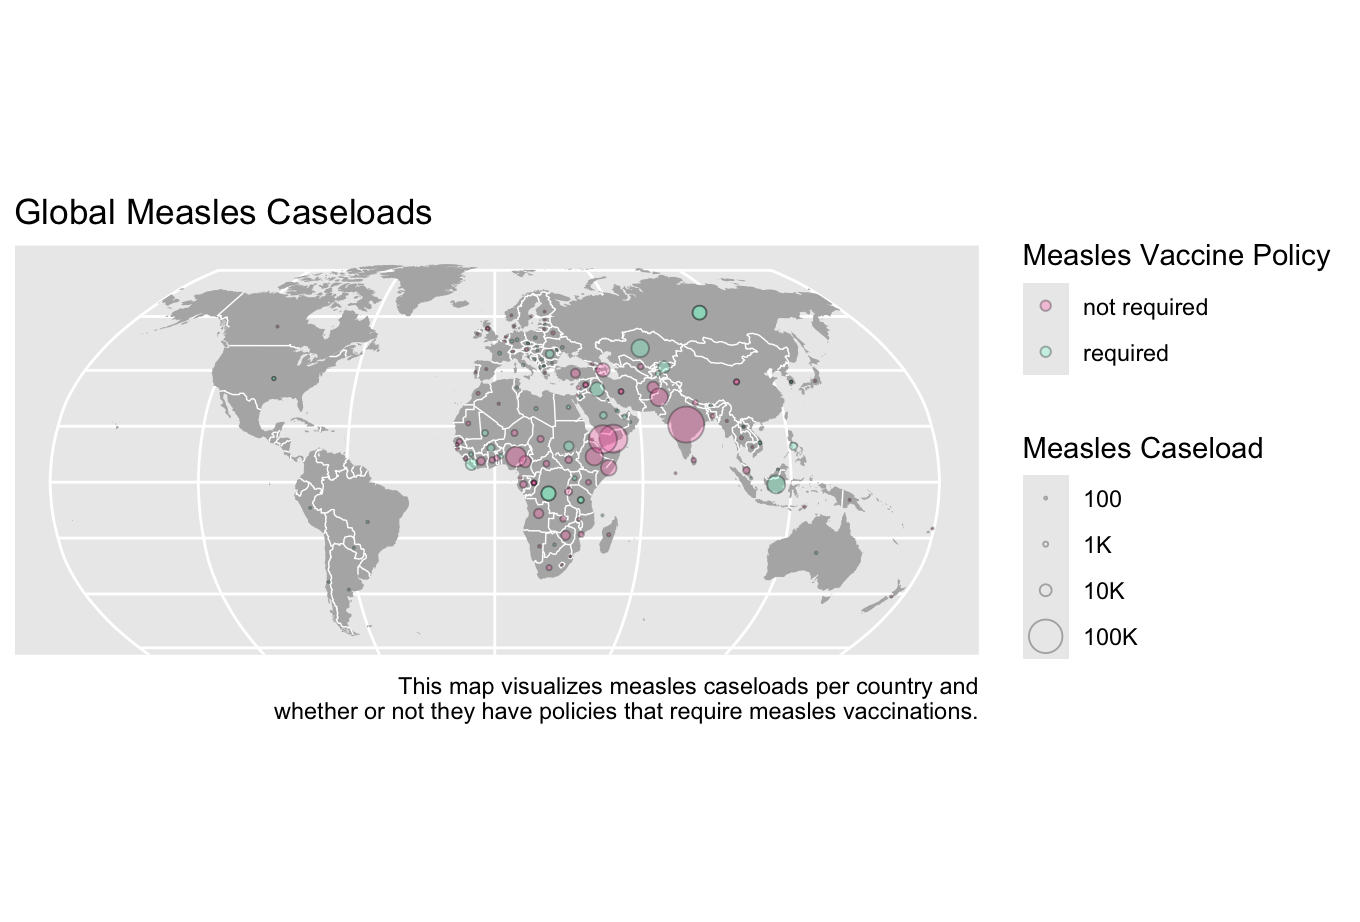

Write the R code that produced this figure.
#######################################################################
### Load required libraries ###########################################
#######################################################################

## if you don't already have readxl downloaded, start by running:
#install.packages("dplyr")
## The code above will install the package you need on your computer
## you only need to run it once, if you haven't downloaded the package before

## within any new R session, you need to load the libraries you need
library(dplyr)
library(scales)
library(forcats)
library(sf)
library(readr)

#######################################################################
### Read in course datasets ###########################################
#######################################################################

## borrowing from UNHCR online code here: https://dataviz.unhcr.org/tools/r/r_bubble_map.htmls
df_url <- "https://raw.githubusercontent.com/GDS-ODSSS/unhcr-dataviz-platform/master/data/geospatial/bubble_map.csv"
lat_long <- read.csv("https://raw.githubusercontent.com/seaneff/data-science-basics-2024/main/course-datasets/longitude-latitude.csv")
poly_url <- "https://raw.githubusercontent.com/GDS-ODSSS/unhcr-dataviz-platform/master/data/geospatial/world_polygons_simplified.json"
line_url <- "https://raw.githubusercontent.com/GDS-ODSSS/unhcr-dataviz-platform/master/data/geospatial/world_lines_simplified.json"
countries <- read.delim("https://raw.githubusercontent.com/seaneff/data-science-basics-2024/main/course-datasets/countries.tsv")
measles_cases <- read.delim("https://raw.githubusercontent.com/seaneff/data-science-basics-2024/main/course-datasets/measles_cases.tsv")
measles_policy <- read.delim("https://raw.githubusercontent.com/seaneff/data-science-basics-2024/main/course-datasets/measles_vaccine_policy.tsv")
measles_coverage <- read.delim("https://raw.githubusercontent.com/seaneff/data-science-basics-2024/main/course-datasets/measles_vaccine_coverage.tsv")
measles_big <- read.delim("https://raw.githubusercontent.com/seaneff/data-science-basics-2024/main/course-datasets/measles_coverage_cases_gdp.tsv")

#######################################################################
### Reformat data #####################################################
#######################################################################

# Read and transform data
df <- lat_long |> 
  filter(complete.cases(Longitude)) |> 
  st_as_sf(coords = c("Longitude", "Latitude"),
           crs = 4326)

poly <- read_sf(poly_url) |> 
  st_set_crs(4326)

line <- read_sf(line_url) |>
  mutate(
    type = as_factor(type) |>
      fct_relevel("solid", "dashed", "dotted", "dashed-dot")
  ) |> 
  st_set_crs(4326)

#######################################################################
### Add in data on measles to the GIS info we need to map #############
#######################################################################

bubble_data <- merge(df, measles_big, by.x = "ISO.ALPHA.3", by.y = "iso_code")

#######################################################################
### Try out a plot ####################################################
#######################################################################

# Plot
ggplot() +
  geom_sf(data = poly,
          fill = "grey70",
          color = "transparent") +
  geom_sf(data = line,
          aes(linetype = type),
          color = "white",
          linewidth = .25,
          show.legend = FALSE) +
  geom_sf(data = bubble_data[which(bubble_data$cases_total > 0),],
          aes(size = cases_total, fill = measles_vaccine_policy),
          shape = 21,
          alpha = 0.3) +
  scale_linetype_manual(values = c(1, 2, 3, 4)) +
  scale_fill_manual(values = c("hotpink", "aquamarine")) +
  scale_size_area(max_size = 6,
                  labels = scales::label_number(
                    scale_cut = cut_short_scale()
                  ),
                  breaks = c(100, 1000, 10000, 100000)) +
  labs(
    title = "Global Measles Caseloads",
    caption = "This map visualizes measles caseloads per country and\nwhether or not they have policies that require measles vaccinations.",
    size = "Measles Caseload",
    fill = "Measles Vaccine Policy"
  ) +
  coord_sf(crs = st_crs('ESRI:54030')) +
  theme(axis.text.x = element_blank(), 
      axis.ticks.x = element_blank(), 
      axis.text.y = element_blank(), 
      axis.ticks.y = element_blank()) 
